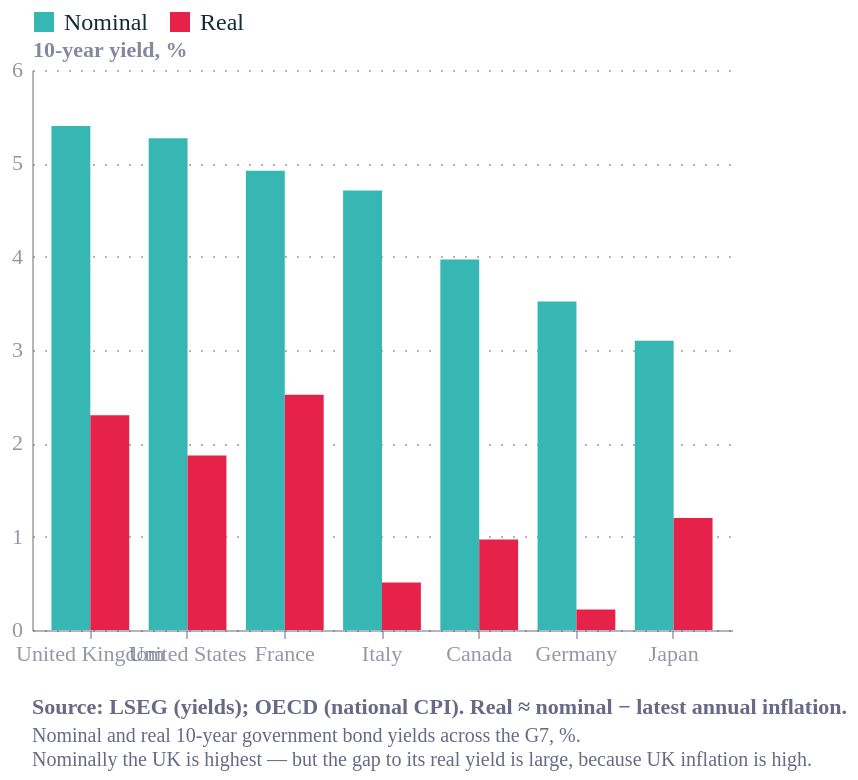

The Vega-Lite source for this figure:
### Vega-Lite specification from a JSON file in a GitHub repository (floating-point values rounded to 4 significant figures)
{"config": {"font": "Circular Std", "text": {"color": "#676A86", "align": "left", "baseline": "middle", "dx": 7, "dy": 0, "fontSize": 11}, "view": {"stroke": "transparent", "continuousWidth": 400, "continuousHeight": 300, "discreteWidth": 400, "discreteHeight": 300, "fill": "transparent"}, "range": {"category": ["#36B7B4", "#E6224B", "#F4C245", "#0063AF", "#00A767", "#179FDB", "#EB5C2E"], "diverging": ["#E6224B", "#E54753", "#C9C9C9", "#179FDB", "#122B39"], "heatmap": ["#C9C9C9", "#179FDB", "#0063AF", "#122B39"], "ordinal": ["#00A767", "#36B7B4", "#179FDB", "#0063AF", "#243B5A"]}, "bar": {"color": "#179fdb"}, "line": {"color": "#e6224b"}, "rule": {"color": "#676A86"}, "area": {"opacity": 0.3}, "point": {"filled": true, "size": 80, "color": "#e6224b", "opacity": 0.95}, "geoshape": {"stroke": "white", "strokeWidth": 0.3}, "rect": {"fill": "#d6d4d4", "opacity": 0.3}, "axis": {"labelColor": "#676A86", "labelFontSize": 11, "labelFont": "Circular Std", "labelOpacity": 0.7, "tickColor": "#676A86", "tickOpacity": 0.5, "domainColor": "#676A86", "domainOpacity": 0.5, "gridColor": "#676A86", "gridDash": [2, 2], "gridOpacity": 0.5, "title": null, "titleColor": "#676A86", "titleOpacity": 0.8, "tickSize": 4}, "axisXDiscrete": {"grid": false, "labelAngle": 0, "tickCount": 10, "tickOpacity": 0.5, "title": null}, "axisYDiscrete": {"ticks": false, "labelPadding": 5}, "axisXTemporal": {"grid": false, "ticks": true}, "axisXQuantitative": {"grid": true}, "axisYQuantitative": {"gridColor": "#676A86", "gridDash": [1, 5], "gridOpacity": 0.5, "ticks": false, "labelPadding": 5, "tickCount": 8, "titleAngle": 0, "titleAlign": "left", "titleBaseline": "bottom", "titleX": 0, "titleY": -5}, "title": {"color": "#676A86E6", "subtitleColor": "#676A86", "font": "Circular Std", "subtitleFont": "Circular Std", "anchor": "start", "fontSize": 14, "subtitleFontSize": 12, "subtitlePadding": 4, "offset": 0, "frame": "group"}, "legend": {"titleColor": "#122b39", "title": null, "labelColor": "#122b39", "labelFontSize": 11}, "background": "white"}, "data": {"name": "data-fe15336e36e3e4a21dc5cb3f7459af35"}, "mark": {"type": "bar"}, "encoding": {"color": {"field": "type", "legend": {"labelFontSize": 12, "orient": "top", "title": null}, "scale": {"domain": ["Nominal", "Real"], "range": ["#36B7B4", "#E6224B"]}, "sort": ["Nominal", "Real"], "type": "nominal"}, "x": {"axis": {"labelAngle": 0, "labelFontSize": 11, "labelLimit": 100}, "field": "country", "sort": ["United Kingdom", "United States", "France", "Italy", "Canada", "Germany", "Japan"], "title": null, "type": "nominal"}, "xOffset": {"field": "type", "sort": ["Nominal", "Real"], "type": "nominal"}, "y": {"field": "yield", "scale": {"domain": [0, 6]}, "title": "10-year yield, %", "type": "quantitative"}}, "height": 280, "title": {"text": "Source: LSEG (yields); OECD (national CPI). Real ≈ nominal − latest annual inflation.", "anchor": "start", "color": "#676A86", "dy": 12, "fontSize": 11, "orient": "bottom", "subtitle": ["Nominal and real 10-year government bond yields across the G7, %.", "Nominally the UK is highest — but the gap to its real yield is large, because UK inflation is high."], "subtitleColor": "#676A86", "subtitleFontSize": 10}, "width": 350, "$schema": "https://vega.github.io/schema/vega-lite/v6.4.1.json", "datasets": {"data-fe15336e36e3e4a21dc5cb3f7459af35": [{"country": "United Kingdom", "type": "Nominal", "yield": 5.4}, {"country": "United States", "type": "Nominal", "yield": 5.27}, {"country": "France", "type": "Nominal", "yield": 4.92}, {"country": "Italy", "type": "Nominal", "yield": 4.71}, {"country": "Canada", "type": "Nominal", "yield": 3.97}, {"country": "Germany", "type": "Nominal", "yield": 3.52}, {"country": "Japan", "type": "Nominal", "yield": 3.1}, {"country": "United Kingdom", "type": "Real", "yield": 2.3}, {"country": "United States", "type": "Real", "yield": 1.87}, {"country": "France", "type": "Real", "yield": 2.52}, {"country": "Italy", "type": "Real", "yield": 0.51}, {"country": "Canada", "type": "Real", "yield": 0.97}, {"country": "Germany", "type": "Real", "yield": 0.22}, {"country": "Japan", "type": "Real", "yield": 1.2}]}}
